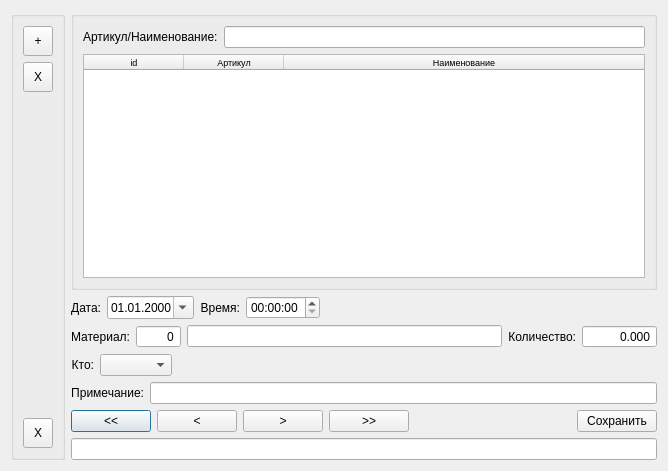
<?xml version="1.0" encoding="UTF-8"?>
<ui version="4.0">
 <class>treb_detail</class>
 <widget class="QDialog" name="treb_detail">
  <property name="geometry">
   <rect>
    <x>0</x>
    <y>0</y>
    <width>668</width>
    <height>471</height>
   </rect>
  </property>
  <property name="windowTitle">
   <string>Требование</string>
  </property>
  <layout class="QGridLayout" name="gridLayout_3">
   <item row="0" column="0">
    <layout class="QHBoxLayout" name="horizontalLayout_7">
     <item>
      <widget class="QGroupBox" name="groupBox_2">
       <property name="title">
        <string/>
       </property>
       <layout class="QGridLayout" name="gridLayout_2">
        <item row="0" column="0">
         <layout class="QVBoxLayout" name="verticalLayout_2">
          <item>
           <widget class="QToolButton" name="toolButton_add">
            <property name="minimumSize">
             <size>
              <width>30</width>
              <height>30</height>
             </size>
            </property>
            <property name="maximumSize">
             <size>
              <width>30</width>
              <height>30</height>
             </size>
            </property>
            <property name="text">
             <string>+</string>
            </property>
           </widget>
          </item>
          <item>
           <widget class="QToolButton" name="toolButton_delete">
            <property name="minimumSize">
             <size>
              <width>30</width>
              <height>30</height>
             </size>
            </property>
            <property name="maximumSize">
             <size>
              <width>30</width>
              <height>30</height>
             </size>
            </property>
            <property name="text">
             <string>X</string>
            </property>
           </widget>
          </item>
          <item>
           <spacer name="verticalSpacer">
            <property name="orientation">
             <enum>Qt::Vertical</enum>
            </property>
            <property name="sizeHint" stdset="0">
             <size>
              <width>20</width>
              <height>40</height>
             </size>
            </property>
           </spacer>
          </item>
          <item>
           <widget class="QToolButton" name="toolButton_close">
            <property name="minimumSize">
             <size>
              <width>30</width>
              <height>30</height>
             </size>
            </property>
            <property name="maximumSize">
             <size>
              <width>30</width>
              <height>30</height>
             </size>
            </property>
            <property name="text">
             <string>X</string>
            </property>
           </widget>
          </item>
         </layout>
        </item>
       </layout>
      </widget>
     </item>
     <item>
      <layout class="QVBoxLayout" name="verticalLayout_3">
       <item>
        <widget class="QGroupBox" name="groupBox">
         <property name="title">
          <string/>
         </property>
         <layout class="QGridLayout" name="gridLayout">
          <item row="0" column="0">
           <layout class="QVBoxLayout" name="verticalLayout">
            <item>
             <layout class="QHBoxLayout" name="horizontalLayout">
              <item>
               <widget class="QLabel" name="label">
                <property name="text">
                 <string>Артикул/Наименование:</string>
                </property>
               </widget>
              </item>
              <item>
               <widget class="QLineEdit" name="lineEdit_search"/>
              </item>
             </layout>
            </item>
            <item>
             <widget class="QTableWidget" name="tableWidget_material">
              <property name="font">
               <font>
                <pointsize>7</pointsize>
               </font>
              </property>
              <property name="editTriggers">
               <set>QAbstractItemView::NoEditTriggers</set>
              </property>
              <property name="alternatingRowColors">
               <bool>true</bool>
              </property>
              <property name="selectionMode">
               <enum>QAbstractItemView::SingleSelection</enum>
              </property>
              <property name="selectionBehavior">
               <enum>QAbstractItemView::SelectRows</enum>
              </property>
              <property name="sortingEnabled">
               <bool>true</bool>
              </property>
              <attribute name="horizontalHeaderStretchLastSection">
               <bool>true</bool>
              </attribute>
              <attribute name="verticalHeaderDefaultSectionSize">
               <number>17</number>
              </attribute>
              <column>
               <property name="text">
                <string>id</string>
               </property>
              </column>
              <column>
               <property name="text">
                <string>Артикул</string>
               </property>
              </column>
              <column>
               <property name="text">
                <string>Наименование</string>
               </property>
              </column>
             </widget>
            </item>
           </layout>
          </item>
         </layout>
        </widget>
       </item>
       <item>
        <layout class="QHBoxLayout" name="horizontalLayout_3">
         <item>
          <widget class="QLabel" name="label_2">
           <property name="text">
            <string>Дата:</string>
           </property>
           <property name="alignment">
            <set>Qt::AlignRight|Qt::AlignTrailing|Qt::AlignVCenter</set>
           </property>
          </widget>
         </item>
         <item>
          <widget class="QDateEdit" name="dateEdit">
           <property name="displayFormat">
            <string>dd.MM.yyyy</string>
           </property>
           <property name="calendarPopup">
            <bool>true</bool>
           </property>
          </widget>
         </item>
         <item>
          <widget class="QLabel" name="label_3">
           <property name="text">
            <string>Время:</string>
           </property>
           <property name="alignment">
            <set>Qt::AlignRight|Qt::AlignTrailing|Qt::AlignVCenter</set>
           </property>
          </widget>
         </item>
         <item>
          <widget class="QTimeEdit" name="timeEdit"/>
         </item>
         <item>
          <spacer name="horizontalSpacer_2">
           <property name="orientation">
            <enum>Qt::Horizontal</enum>
           </property>
           <property name="sizeHint" stdset="0">
            <size>
             <width>40</width>
             <height>20</height>
            </size>
           </property>
          </spacer>
         </item>
        </layout>
       </item>
       <item>
        <layout class="QHBoxLayout" name="horizontalLayout_4">
         <item>
          <widget class="QLabel" name="label_4">
           <property name="text">
            <string>Материал:</string>
           </property>
           <property name="alignment">
            <set>Qt::AlignRight|Qt::AlignTrailing|Qt::AlignVCenter</set>
           </property>
          </widget>
         </item>
         <item>
          <widget class="QSpinBox" name="spinBox_articul">
           <property name="alignment">
            <set>Qt::AlignRight|Qt::AlignTrailing|Qt::AlignVCenter</set>
           </property>
           <property name="readOnly">
            <bool>true</bool>
           </property>
           <property name="buttonSymbols">
            <enum>QAbstractSpinBox::NoButtons</enum>
           </property>
           <property name="maximum">
            <number>99999</number>
           </property>
          </widget>
         </item>
         <item>
          <widget class="QLineEdit" name="lineEdit_material">
           <property name="readOnly">
            <bool>true</bool>
           </property>
          </widget>
         </item>
         <item>
          <widget class="QLabel" name="label_5">
           <property name="text">
            <string>Количество:</string>
           </property>
           <property name="alignment">
            <set>Qt::AlignRight|Qt::AlignTrailing|Qt::AlignVCenter</set>
           </property>
          </widget>
         </item>
         <item>
          <widget class="QDoubleSpinBox" name="doubleSpinBox_coun">
           <property name="alignment">
            <set>Qt::AlignRight|Qt::AlignTrailing|Qt::AlignVCenter</set>
           </property>
           <property name="buttonSymbols">
            <enum>QAbstractSpinBox::NoButtons</enum>
           </property>
           <property name="decimals">
            <number>3</number>
           </property>
           <property name="maximum">
            <double>999999.989999999990687</double>
           </property>
          </widget>
         </item>
        </layout>
       </item>
       <item>
        <layout class="QHBoxLayout" name="horizontalLayout_5">
         <item>
          <widget class="QLabel" name="label_6">
           <property name="text">
            <string>Кто:</string>
           </property>
           <property name="alignment">
            <set>Qt::AlignRight|Qt::AlignTrailing|Qt::AlignVCenter</set>
           </property>
          </widget>
         </item>
         <item>
          <widget class="QComboBox" name="comboBox_face"/>
         </item>
         <item>
          <spacer name="horizontalSpacer_3">
           <property name="orientation">
            <enum>Qt::Horizontal</enum>
           </property>
           <property name="sizeHint" stdset="0">
            <size>
             <width>40</width>
             <height>20</height>
            </size>
           </property>
          </spacer>
         </item>
        </layout>
       </item>
       <item>
        <layout class="QHBoxLayout" name="horizontalLayout_6">
         <item>
          <widget class="QLabel" name="label_7">
           <property name="text">
            <string>Примечание:</string>
           </property>
           <property name="alignment">
            <set>Qt::AlignRight|Qt::AlignTrailing|Qt::AlignVCenter</set>
           </property>
          </widget>
         </item>
         <item>
          <widget class="QLineEdit" name="lineEdit_note"/>
         </item>
        </layout>
       </item>
       <item>
        <layout class="QHBoxLayout" name="horizontalLayout_2">
         <item>
          <widget class="QPushButton" name="pushButton_toFirst">
           <property name="text">
            <string>&lt;&lt;</string>
           </property>
          </widget>
         </item>
         <item>
          <widget class="QPushButton" name="pushButton_toPrev">
           <property name="text">
            <string>&lt;</string>
           </property>
          </widget>
         </item>
         <item>
          <widget class="QPushButton" name="pushButton_toNext">
           <property name="text">
            <string>&gt;</string>
           </property>
          </widget>
         </item>
         <item>
          <widget class="QPushButton" name="pushButton_toLast">
           <property name="text">
            <string>&gt;&gt;</string>
           </property>
          </widget>
         </item>
         <item>
          <spacer name="horizontalSpacer">
           <property name="orientation">
            <enum>Qt::Horizontal</enum>
           </property>
           <property name="sizeHint" stdset="0">
            <size>
             <width>40</width>
             <height>20</height>
            </size>
           </property>
          </spacer>
         </item>
         <item>
          <widget class="QPushButton" name="pushButton_save">
           <property name="text">
            <string>Сохранить</string>
           </property>
          </widget>
         </item>
        </layout>
       </item>
       <item>
        <widget class="QLineEdit" name="lineEdit_status">
         <property name="font">
          <font>
           <pointsize>7</pointsize>
          </font>
         </property>
        </widget>
       </item>
      </layout>
     </item>
    </layout>
   </item>
  </layout>
 </widget>
 <resources/>
 <connections/>
</ui>
